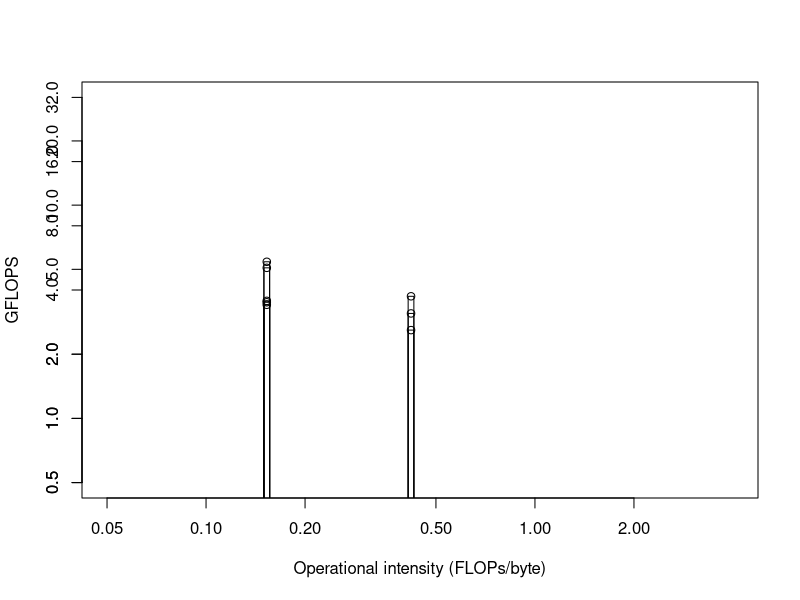

The R script that drew this image: (Note: this script raises an error after producing the figure.)
# CPU CONSTANTS
# For single core of Xeon E5-1620 v2 (my desktop), as measured with 
# the Intel MKL version of linpack. This is therefore using
# 256-bit AVX instructions (SIMD)
PEAK_GFLOPS= 28.1
# An AVX instruction can do 4 d.p. FLOPs in one go so if we were
# to turn it off altogether we get a factor four reduction:
NOSIMD_PEAK_GFLOPS <- PEAK_GFLOPS/4.0

# MEM CONSTANTS
# For single core of E5-1620 v2 as measured with STREAM
# with arrays of 15M elements. Therefore, this is bandwidth to 
# main memory, not cache. Units are GB/s.
PEAK_MEM_BW= 14.5
# Using arrays of 0.25M elements I think we get bandwidth to
# L3 cache:
PEAK_L3_BW= 39.6

XMIN= 0.05
XMAX= 4.0
YMIN= 0.5
YMAX= 32.0

cpu_roof <- PEAK_GFLOPS
PEAK_BW <- max(PEAK_MEM_BW,PEAK_L3_BW)

mydata <- read.table("./roofline_haswell.dat", sep=",")
xvals <- seq(from=XMIN, to=XMAX, length.out=100)
yvals <- mydata$V2
labels <- mydata$V3

# Width of bars to draw
barW <- 0.02

mem_roof <- function(x, peak) {
  result <- x*peak
  return(result)
}

cpu_ceiling <- function(x, peak_flops) {
    roof <- x*PEAK_BW
    vals <- rep(peak_flops, length(x)) 
    result <- pmin(roof, vals)
    return(result)
}

peak_cpu_ceiling <- function(x) cpu_ceiling(x, PEAK_GFLOPS)
nosimd_cpu_ceiling <- function(x) cpu_ceiling(x, NOSIMD_PEAK_GFLOPS)

mem_ceiling <- function(x) {
    mem_roof <- x*PEAK_MEM_BW
    peaklist <- rep(PEAK_GFLOPS, length(x))
    result <- pmin(mem_roof, peaklist)
    return(result)
}

plot(mydata$V1, mydata$V2, log="xy", xlim=c(XMIN,XMAX), ylim=c(YMIN,YMAX), xlab="Operational intensity (FLOPs/byte)", ylab="GFLOPS")
axis(2, at=c(0.5,1,2,4,8,16,32))
rect(xleft=(1.0-barW)*mydata$V1, ybottom=0.01, xright=(1.0+barW)*mydata$V1, ytop=yvals)
curve(mem_ceiling, xvals, add=TRUE, col="blue")
curve(nosimd_cpu_ceiling, xvals, add=TRUE, col="blue")
curve(peak_cpu_ceiling, xvals, add=TRUE, col="red", lty=1, lwd=2)
grid(equilogs=FALSE)
